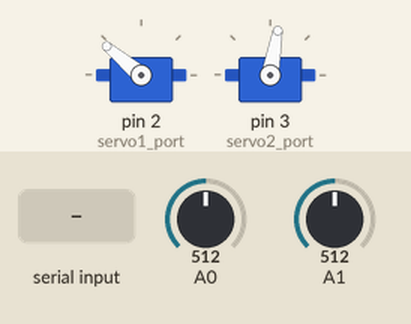
Bench run of a sketch on a simulated Arduino Uno, built with avr-gcc and run on an emulated ATmega328P. On the bench: 2 × servo. The test bench sets the inputs (shaded band); at power-on: A0 = 512, A1 = 512. What the sketch prints to the serial monitor is not drawn.

Above: at 1.2 s.
1.3 s: A0 set to 0
At 1.9 s:
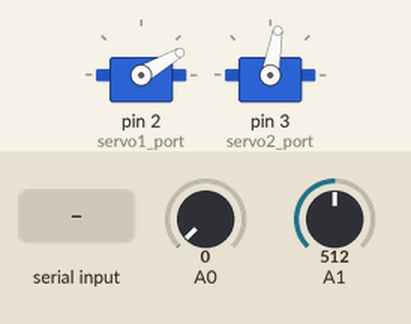
2.8 s: "<1,90,45>>" received over Serial
At 3.27 s:
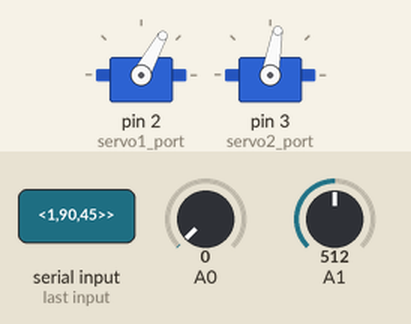
5.8 s: A1 set to 0
At 6.9 s:
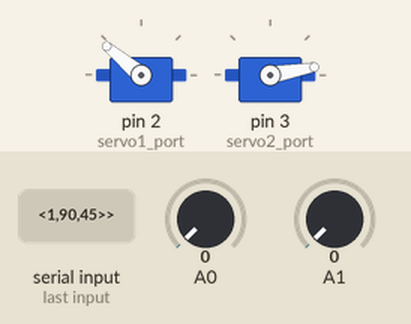
7.3 s: "<90,45>>" received over Serial
At 9.5 s:
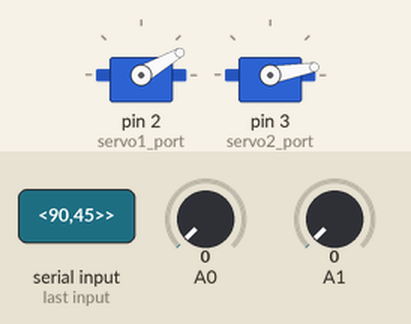
12.8 s: A0 set to 40
14.6 s: A0 set to 48
At 15.06 s:
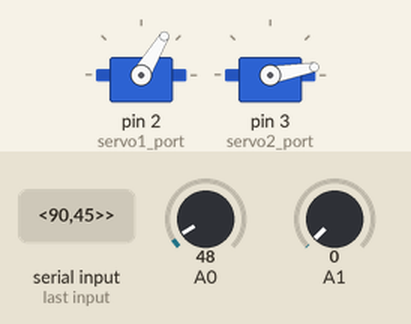
Timing chart, 0 to 17.7 s (numbered marks = the images above; inputs shaded):
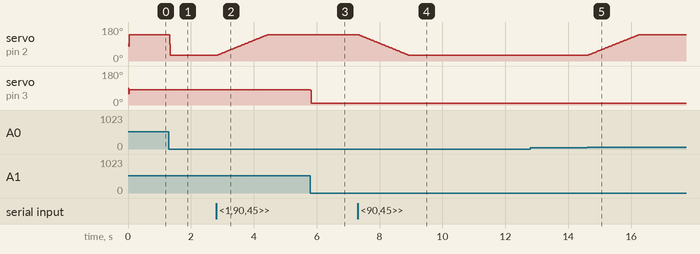

The sketch:

muscle.ino
```cpp
#include <Servo.h>
//communication
int so_bien_gui = 11;
int so_bien_nhan = 6;
int cac_bien_gui[11];
int cac_bien_nhan[6];

// create servo object to control a servo
Servo servo1;
Servo servo2;
// servo port
int servo1_port = 2;
int servo2_port = 3;
// variable to store the servo servo position
int valServo1 = 0;
int valServo2 = 0;
int valServo1Aliign1 = 0;
int valServo1Aliign2 = 0;
//servo changing speed
int speedServo1 = 0;
int speedServo2 = 0;
// number of loop skiped to control servo
int nLSkipServo1 = 20;
int nLSkipServo2 = 20;

int nLSkipSend = 100;

// Variables to hold sensor values
int valSensor1;
int valSensor2;
//min max threshold for sensor3
int minSensor1 = 100;
int maxSensor1 = 400;
int minSensor2 = 100;
int maxSensor2 = 400;

int loopCount1 = 0;
int loopCount2 = 0;

int loopCountSend = 0;
// time elapse
unsigned long CurrentTime;
void truyen_data() {
  Serial.print('<');
  for (int i = 0; i < so_bien_gui-1; i++) {
    Serial.print(cac_bien_gui[i]);
    Serial.print(',');
  }
  Serial.print(cac_bien_gui[so_bien_gui-1]);
  Serial.print('>');
}
void nhan_data(){
  //data format <n,n,n,n>
  char inChar;
  if (Serial.available() > 0){
    inChar = Serial.read();
    if (inChar == '<'){
      String data = Serial.readStringUntil('>');
      int arr_index = 0;
      String value_str;
      int commaIndex = data.indexOf(',');
      int previousCommaIndex = -1;
      while (commaIndex != -1){
        value_str = data.substring(previousCommaIndex+1, commaIndex);
        cac_bien_nhan[arr_index] = value_str.toInt();
        previousCommaIndex = commaIndex;
        arr_index = arr_index + 1;
        commaIndex = data.indexOf(',',previousCommaIndex+1);

        if (commaIndex == -1){
          value_str = data.substring(previousCommaIndex+1,data.length());
          cac_bien_nhan[arr_index] = value_str.toInt();
        }
      }
    }
  }
}

int fChangeServo(int valSensor,int valServo,int minValue,
int maxValue,int minServo,int maxServo,bool isReverse){
  int stepServo = 1;
  if (isReverse){
    stepServo = -1;
  }
  else{
    stepServo = 1;
  }
  if (minValue <= valSensor && valSensor <= maxValue){
    valServo = valServo+stepServo;
  }
  else{
    valServo = valServo-stepServo;
  }
  if (valServo > maxServo ){
    valServo = maxServo ;
  }
  if (valServo < minServo  ){
    valServo = minServo ;
  }
  return valServo;
}
void servo_test(){
  while (true){
    for (int i =0;i<=180;i++){
      servo1.write(i);
    servo2.write(i);
    delay(15);
    }
    for (int i =180;i>=0;i--){
      servo1.write(i);
    servo2.write(i);
    delay(15);
    }
  }
}
void setup() {
  // Set up serial port
  Serial.begin(9600);
  //servo pin attatch
  servo1.attach(servo1_port);
  servo2.attach(servo2_port);
}

void loop() {
  //servo_test();

  //thuc thi hoat dong
  valSensor1 = analogRead(A0);
  valSensor2 = analogRead(A1);

  if (loopCount1 >= nLSkipServo1){
    valServo1 = fChangeServo(valSensor1,valServo1,minSensor1,maxSensor1,30,140,1);
    servo1.write(valServo1);
    valServo1Aliign1 = 180-valServo1-40;
    loopCount1 = 0;
  }
  if (loopCount2 >= nLSkipServo2){
    valServo2 = fChangeServo(valSensor2,valServo2,minSensor2,maxSensor2,10,80,1);
    servo2.write(valServo2);
    valServo1Aliign2 = 180-valServo2-100;
    loopCount2 = 0;
  }
  loopCount1 = loopCount1 + 1;
  loopCount2 = loopCount2 + 1;
  loopCountSend = loopCountSend + 1;

  //gui
  if (loopCountSend >= nLSkipSend){
    //communication
    //truyen du lieu
    CurrentTime = millis();
    //truyen cac thong so he thong
    cac_bien_gui[0] = valSensor1;
    cac_bien_gui[1] = valSensor2;
    cac_bien_gui[2] = valServo1Aliign1;
    cac_bien_gui[3] = valServo1Aliign2;
    //truyen lai cac bien cai dat de kiem tra
    cac_bien_gui[4] = minSensor1;
    cac_bien_gui[5] = maxSensor1;
    cac_bien_gui[6] = nLSkipServo1;
    cac_bien_gui[7] = minSensor2;
    cac_bien_gui[8] = maxSensor2;
    cac_bien_gui[9] = nLSkipServo2;
    // thoi gian chay
    cac_bien_gui[10]= CurrentTime;
    truyen_data();
    //Serial.println(valSensor1);
    loopCountSend = 0;
  }

  //Nhan du lieu
  //Nhan
  nhan_data();
  //gan bien
  minSensor1 = cac_bien_nhan[0];
  maxSensor1 = cac_bien_nhan[1];
  nLSkipServo1 = cac_bien_nhan[2];
  minSensor2 = cac_bien_nhan[3];
  maxSensor2 = cac_bien_nhan[4];
  nLSkipServo2 = cac_bien_nhan[5];
  //Kiem tra neu minn cai dat lon hon max cai dat, rest ca 2 ve 0
  if (minSensor1>maxSensor1){
    minSensor1 = 0;
    minSensor1 = 0;
  }
  if (minSensor2>maxSensor2){
    minSensor2 = 0;
    minSensor2 = 0;
  }
}
```

Measured:
- the behaviour switches between 45 and 46 on A0 (found by bisection; images 4 and 5)
- after the input at 1.3 s, servo on pin 2 (servo1_port): 140° → 30° at once
- after the input at 2.8 s, servo on pin 2 (servo1_port): moves from 30° to 140° over 1.6 s, starting at once
- after the input at 5.8 s, servo on pin 3 (servo2_port): 80° → 10° at once
- after the input at 7.3 s, servo on pin 2 (servo1_port): moves from 140° to 30° over 1.6 s, starting at once
- after the input at 12.8 s, every drawn part: stays the same
- after the input at 14.6 s, servo on pin 2 (servo1_port): moves from 30° to 140° over 1.6 s, starting at once
